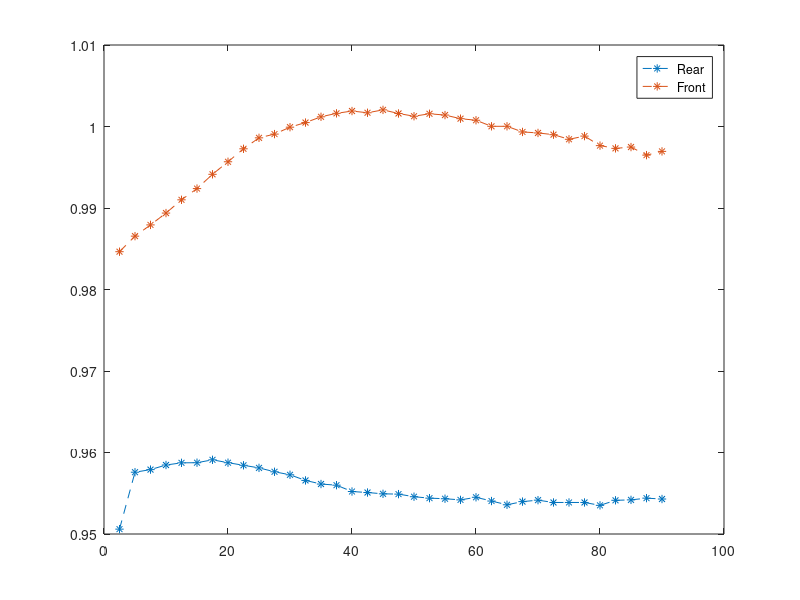

This chart was generated by the following MATLAB code: (Note: this script raises an error after producing the figure.)
%%
% [StepRun] Speed Ratios Average: Rear=0.955647 Front=0.994174
vel = [ ...
2.50, ...
5.00, ...
7.50, ...
10.00, ...
12.50, ...
15.00, ...
17.50, ...
20.00, ...
22.50, ...
25.00, ...
27.50, ...
30.00, ...
32.50, ...
35.00, ...
37.50, ...
40.00, ...
42.50, ...
45.00, ...
47.50, ...
50.00, ...
52.50, ...
55.00, ...
57.50, ...
60.00, ...
62.50, ...
65.00, ...
67.50, ...
70.00, ...
72.50, ...
75.00, ...
77.50, ...
80.00, ...
82.50, ...
85.00, ...
87.50, ...
90.00, ...
];

r_vel = [ ...
2.629926, ...
5.221484, ...
7.829623, ...
10.433334, ...
13.038059, ...
15.645382, ...
18.246214, ...
20.860509, ...
23.475867, ...
26.092962, ...
28.716569, ...
31.339319, ...
33.975407, ...
36.605818, ...
39.226323, ...
41.875494, ...
44.498480, ...
47.123890, ...
49.743726, ...
52.379277, ...
55.008432, ...
57.632152, ...
60.260729, ...
62.859791, ...
65.510505, ...
68.163775, ...
70.756591, ...
73.363606, ...
76.006274, ...
78.627180, ...
81.248086, ...
83.900101, ...
86.465853, ...
89.081077, ...
91.680719, ...
94.310653, ...
];

f_vel = [ ...
2.539003, ...
5.068175, ...
7.591648, ...
10.107362, ...
12.613461, ...
15.115115, ...
17.603246, ...
20.086910, ...
22.561709, ...
25.034827, ...
27.525637, ...
30.002477, ...
32.484299, ...
34.958375, ...
37.439531, ...
39.924222, ...
42.428472, ...
44.908408, ...
47.424243, ...
49.937008, ...
52.418120, ...
54.922948, ...
57.444807, ...
59.954058, ...
62.498528, ...
64.998469, ...
67.544993, ...
70.055337, ...
72.572726, ...
75.117784, ...
77.591476, ...
80.188128, ...
82.721866, ...
85.214991, ...
87.808490, ...
90.275651, ...
];

r_ratio = [ ...
0.950597, ...
0.957582, ...
0.957901, ...
0.958466, ...
0.958732, ...
0.958749, ...
0.959103, ...
0.958749, ...
0.958431, ...
0.958113, ...
0.957635, ...
0.957264, ...
0.956574, ...
0.956132, ...
0.955991, ...
0.955213, ...
0.955089, ...
0.954930, ...
0.954894, ...
0.954576, ...
0.954399, ...
0.954328, ...
0.954187, ...
0.954505, ...
0.954045, ...
0.953586, ...
0.953975, ...
0.954152, ...
0.953869, ...
0.953869, ...
0.953869, ...
0.953515, ...
0.954134, ...
0.954187, ...
0.954399, ...
0.954293, ...
];

f_ratio = [ ...
0.984639, ...
0.986548, ...
0.987928, ...
0.989378, ...
0.991005, ...
0.992384, ...
0.994135, ...
0.995673, ...
0.997265, ...
0.998609, ...
0.999069, ...
0.999917, ...
1.000483, ...
1.001191, ...
1.001615, ...
1.001898, ...
1.001686, ...
1.002040, ...
1.001597, ...
1.001261, ...
1.001562, ...
1.001403, ...
1.000961, ...
1.000766, ...
1.000024, ...
1.000024, ...
0.999334, ...
0.999210, ...
0.998998, ...
0.998432, ...
0.998821, ...
0.997654, ...
0.997318, ...
0.997477, ...
0.996487, ...
0.996947, ...
];

% Plot ratios
figure;
plot(vel', [r_ratio',f_ratio'], '*--')
legend('Rear','Front')

% Do ls fit
b_r = regress(vel',[ones(length(vel),1) r_vel']);
b_f = regress(vel',[ones(length(vel),1) f_vel']);

% Do robust fit
b_r = robustfit(r_vel', vel');
b_f = robustfit(f_vel', vel');

% Do polyfit
p_r = polyfit(r_vel, vel, 3);
p_r_s = p_r(1).*r_vel.^3 + p_r(2).*r_vel.^2 + p_r(3).*r_vel.^1 + p_r(4);
p_f = polyfit(f_vel, vel, 3);
p_f_s = p_f(1).*f_vel.^3 + p_f(2).*f_vel.^2 + p_f(3).*f_vel.^1 + p_f(4);
fprintf('%0.15f,\r', p_r);
fprintf('%0.15f,\r', p_f);

% Plot velocities
figure;
plot(vel', vel', 'k');
hold on
plot(vel', [r_vel',f_vel'], '*-')
% Plot lin corrected vels
plot(vel', [b_r(1)+b_r(2)*vel',b_f(1)+b_f(2)*vel'], '*--')
% % Plot scaled corrected vels
% s_r = 0.952948; 
% s_f = 0.977682;
% plot(vel', [vel'*s_r,vel'*s_f], '*:');
% Plot ployfit corrected vals
plot(vel', [p_r_s', p_f_s'], '-.');
legend('Vel', 'Rear Raw','Front Raw','Rear Lin','Front Lin','Rear Poly','Front Poly');
axis square
grid on

%vel_raw = [r_vel', f_vel'];
%vel_lin = [r_vel', f_vel'];
%vel_scale = [r_vel', f_vel'];
% figure
% plot(vel', [vel_raw,vel_lin,vel_scale], '*-')
% legend('Rear_Raw','Front_Raw','Rear_Lin','Front_Lin','Rear_Scale','Front_Scale')
% axis square
% 
% figure
% plot(vel', [diff(vel_lin,1,2),diff(vel_scale,1,2)], '*-')
% legend('Diff_Lin','Diff_Scale')

%%
% % Baseline
% vel = [ ...
% 10.00, ...
% 20.00, ...
% 30.00, ...
% 40.00, ...
% 50.00, ...
% 60.00, ...
% 70.00, ...
% 80.00, ...
% ];
% 
% r_ratio = [ ...
% 0.959528, ...
% 0.959881, ...
% 0.958113, ...
% 0.955637, ...
% 0.954930, ...
% 0.953869, ...
% 0.953161, ...
% 0.953515, ...
% ];
% 
% f_ratio = [ ...
% 0.992950, ...
% 1.000554, ...
% 1.004268, ...
% 1.003737, ...
% 1.001792, ...
% 0.999493, ...
% 0.997725, ...
% 0.995956, ...
% ];

% % AD_F.setRunKVAL(50); 
% vel = [ ...
% 10.00, ...
% 20.00, ...
% 30.00, ...
% 40.00, ...
% 50.00, ...
% 60.00, ...
% 70.00, ...
% 80.00, ...
% ];
% 
% r_ratio = [ ...
% 0.957229, ...
% 0.957405, ...
% 0.956521, ...
% 0.954930, ...
% 0.954930, ...
% 0.953869, ...
% 0.953161, ...
% 0.952100, ...
% ];
% 
% f_ratio = [ ...
% 0.988706, ...
% 0.993127, ...
% 0.995249, ...
% 0.995956, ...
% 0.994718, ...
% 0.994188, ...
% 0.994011, ...
% 0.993127, ...
% ];

% % AD_F.setParam(STEP_MODE, STEP_FS_64);
% % AD_F.setRunKVAL(50); 
% vel = [ ...
% 10.00, ...
% 20.00, ...
% 30.00, ...
% 40.00, ...
% 50.00, ...
% 60.00, ...
% 70.00, ...
% 80.00, ...
% ];
% 
% r_ratio = [ ...
% 0.957052, ...
% 0.957052, ...
% 0.955991, ...
% 0.955637, ...
% 0.954045, ...
% 0.953869, ...
% 0.954399, ...
% 0.953515, ...
% ];
% 
% f_ratio = [ ...
% 0.987999, ...
% 0.992066, ...
% 0.994188, ...
% 0.995249, ...
% 0.993834, ...
% 0.993127, ...
% 0.992773, ...
% 0.991712, ...
% ];

% % AD_F.setParam(STEP_MODE, STEP_FS_32);
% % AD_F.setRunKVAL(50); 
% vel = [ ...
% 10.00, ...
% 20.00, ...
% 30.00, ...
% 40.00, ...
% 50.00, ...
% 60.00, ...
% 70.00, ...
% 80.00, ...
% ];
% 
% r_ratio = [ ...
% 0.957582, ...
% 0.957052, ...
% 0.956521, ...
% 0.955637, ...
% 0.954930, ...
% 0.953869, ...
% 0.954399, ...
% 0.954930, ...
% ];
% 
% f_ratio = [ ...
% 0.987999, ...
% 0.992066, ...
% 0.994188, ...
% 0.995249, ...
% 0.994718, ...
% 0.994188, ...
% 0.992773, ...
% 0.991712, ...
% ];

% % AD_F.setParam(STEP_MODE, STEP_FS_64);
% % AD_F.setRunKVAL(40); 
% vel = [ ...
% 10.00, ...
% 20.00, ...
% 30.00, ...
% 40.00, ...
% 50.00, ...
% 60.00, ...
% 70.00, ...
% 80.00, ...
% ];
% 
% r_ratio = [ ...
% 0.953869, ...
% 0.953869, ...
% 0.953338, ...
% 0.952808, ...
% 0.953161, ...
% 0.952808, ...
% 0.953161, ...
% 0.952100, ...
% ];
% 
% f_ratio = [ ...
% 0.980395, ...
% 0.981809, ...
% 0.982517, ...
% 0.983224, ...
% 0.983224, ...
% 0.983578, ...
% 0.984108, ...
% 0.984639, ...
% ];

% % AD_F.setParam(STEP_MODE, STEP_FS_64);
% % AD_F.setRunKVAL(30);
% % AD_R.setAccKVAL(40);
% vel = [ ...
% 10.00, ...
% 20.00, ...
% 30.00, ...
% 40.00, ...
% 50.00, ...
% 60.00, ...
% 70.00, ...
% 80.00, ...
% ];
% 
% r_ratio = [ ...
% 0.953633, ...
% 0.953515, ...
% 0.952808, ...
% 0.953043, ...
% 0.953161, ...
% 0.953515, ...
% 0.953161, ...
% 0.954458, ...
% ];
% 
% f_ratio = [ ...
% 0.977447, ...
% 0.978037, ...
% 0.978980, ...
% 0.978980, ...
% 0.979098, ...
% 0.979687, ...
% 0.980394, ...
% 0.979923, ...
% ];

% % AD_F.setParam(STEP_MODE, STEP_FS_64);
% % AD_F.setRunKVAL(30);
% % AD_R.setAccKVAL(40);
% % AD_R.setDecKVAL(40);
% vel = [ ...
% 10.00, ...
% 20.00, ...
% 30.00, ...
% 40.00, ...
% 50.00, ...
% 60.00, ...
% 70.00, ...
% 80.00, ...
% ];
% 
% r_ratio = [ ...
% 0.954222, ...
% 0.953751, ...
% 0.953515, ...
% 0.953515, ...
% 0.953161, ...
% 0.954222, ...
% 0.952336, ...
% 0.954458, ...
% ];
% 
% f_ratio = [ ...
% 0.977329, ...
% 0.978272, ...
% 0.978626, ...
% 0.978980, ...
% 0.979687, ...
% 0.978980, ...
% 0.979569, ...
% 0.978980, ...
% ];

% % AD_F.setParam(STEP_MODE, STEP_FS_64);
% % AD_F.setRunKVAL(20);
% % AD_R.setAccKVAL(40);
% % AD_R.setDecKVAL(40);
% vel = [ ...
% 10.00, ...
% 20.00, ...
% 30.00, ...
% 40.00, ...
% 50.00, ...
% 60.00, ...
% 70.00, ...
% 80.00, ...
% ];
% 
% r_ratio = [ ...
% 0.954105, ...
% 0.953987, ...
% 0.954222, ...
% 0.953515, ...
% 0.954340, ...
% 0.954222, ...
% 0.954812, ...
% 0.953515, ...
% ];
% 
% f_ratio = [ ...
% 0.975561, ...
% 0.975443, ...
% 0.976150, ...
% 0.976622, ...
% 0.976150, ...
% 0.976858, ...
% 0.977093, ...
% 0.977094, ...
% ];

% % AD_F.setParam(STEP_MODE, STEP_FS_64);
% % AD_F.setRunKVAL(20);
% % AD_R.setAccKVAL(40);
% % AD_R.setDecKVAL(40);
% % AD_F.setHoldKVAL(20);
% vel = [ ...
% 10.00, ...
% 20.00, ...
% 30.00, ...
% 40.00, ...
% 50.00, ...
% 60.00, ...
% 70.00, ...
% 80.00, ...
% ];
% 
% r_ratio = [ ...
% 0.954812, ...
% 0.954694, ...
% 0.954576, ...
% 0.954930, ...
% 0.954340, ...
% 0.954930, ...
% 0.955637, ...
% 0.951629, ...
% ];
% 
% f_ratio = [ ...
% 0.975207, ...
% 0.975443, ...
% 0.976150, ...
% 0.976150, ...
% 0.976150, ...
% 0.976858, ...
% 0.977093, ...
% 0.977094, ...
% ];